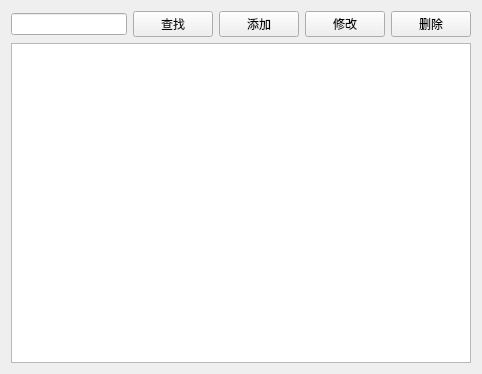
<?xml version="1.0" encoding="UTF-8"?>
<ui version="4.0">
 <class>PatientView</class>
 <widget class="QWidget" name="PatientView">
  <property name="geometry">
   <rect>
    <x>0</x>
    <y>0</y>
    <width>482</width>
    <height>374</height>
   </rect>
  </property>
  <property name="windowTitle">
   <string>患者管理</string>
  </property>
  <layout class="QVBoxLayout" name="verticalLayout">
   <item>
    <layout class="QHBoxLayout" name="horizontalLayout">
     <item>
      <widget class="QLineEdit" name="txtSearch"/>
     </item>
     <item>
      <widget class="QPushButton" name="btAdd">
       <property name="text">
        <string>查找</string>
       </property>
      </widget>
     </item>
     <item>
      <widget class="QPushButton" name="btDelete">
       <property name="text">
        <string>添加</string>
       </property>
      </widget>
     </item>
     <item>
      <widget class="QPushButton" name="btSearch">
       <property name="text">
        <string>修改</string>
       </property>
      </widget>
     </item>
     <item>
      <widget class="QPushButton" name="btEdit">
       <property name="text">
        <string>删除</string>
       </property>
      </widget>
     </item>
    </layout>
   </item>
   <item>
    <widget class="QTableView" name="tableView"/>
   </item>
  </layout>
 </widget>
 <resources/>
 <connections/>
</ui>
